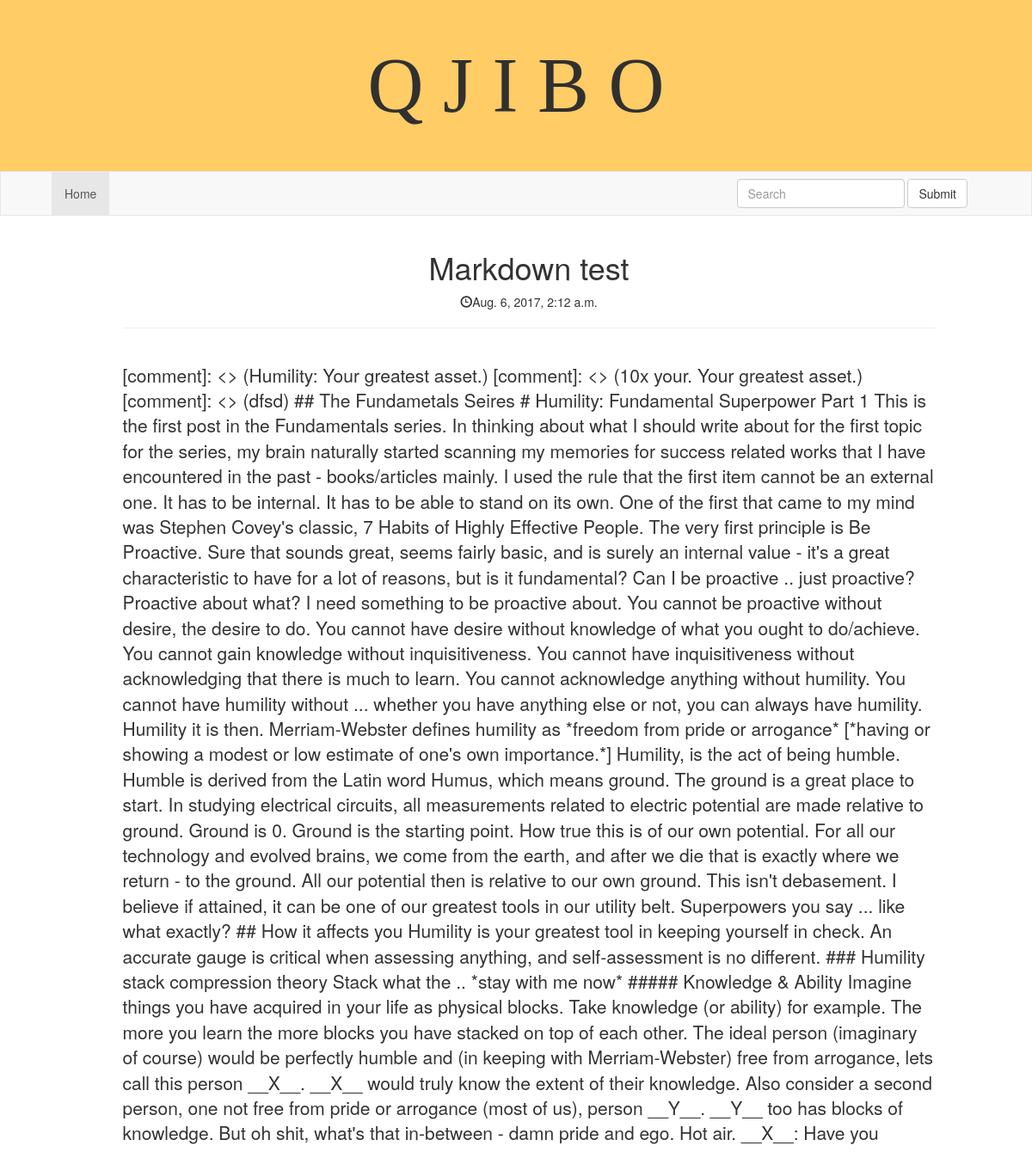
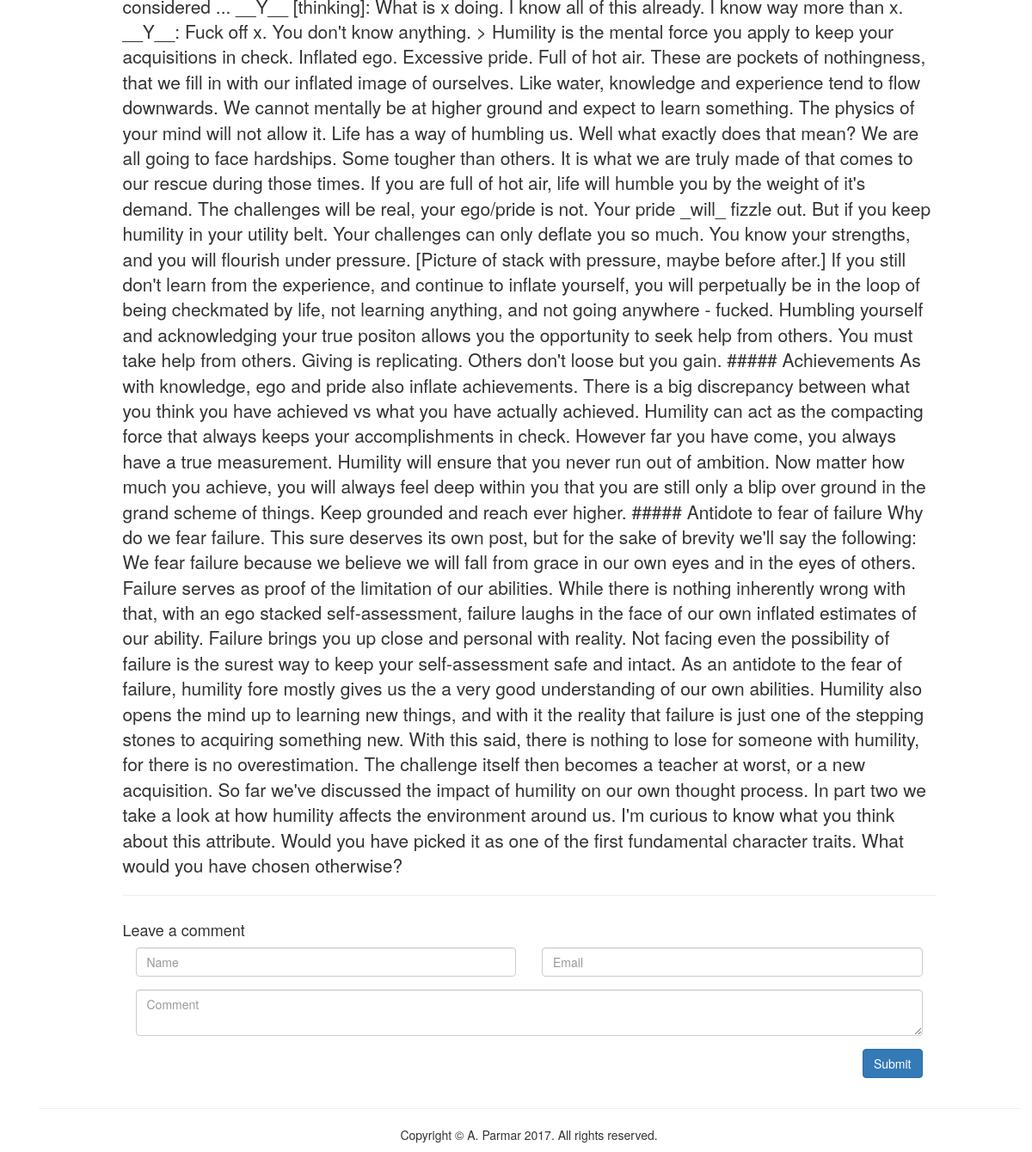
The app's page /post/2/, older data (2 pictures, top to bottom).
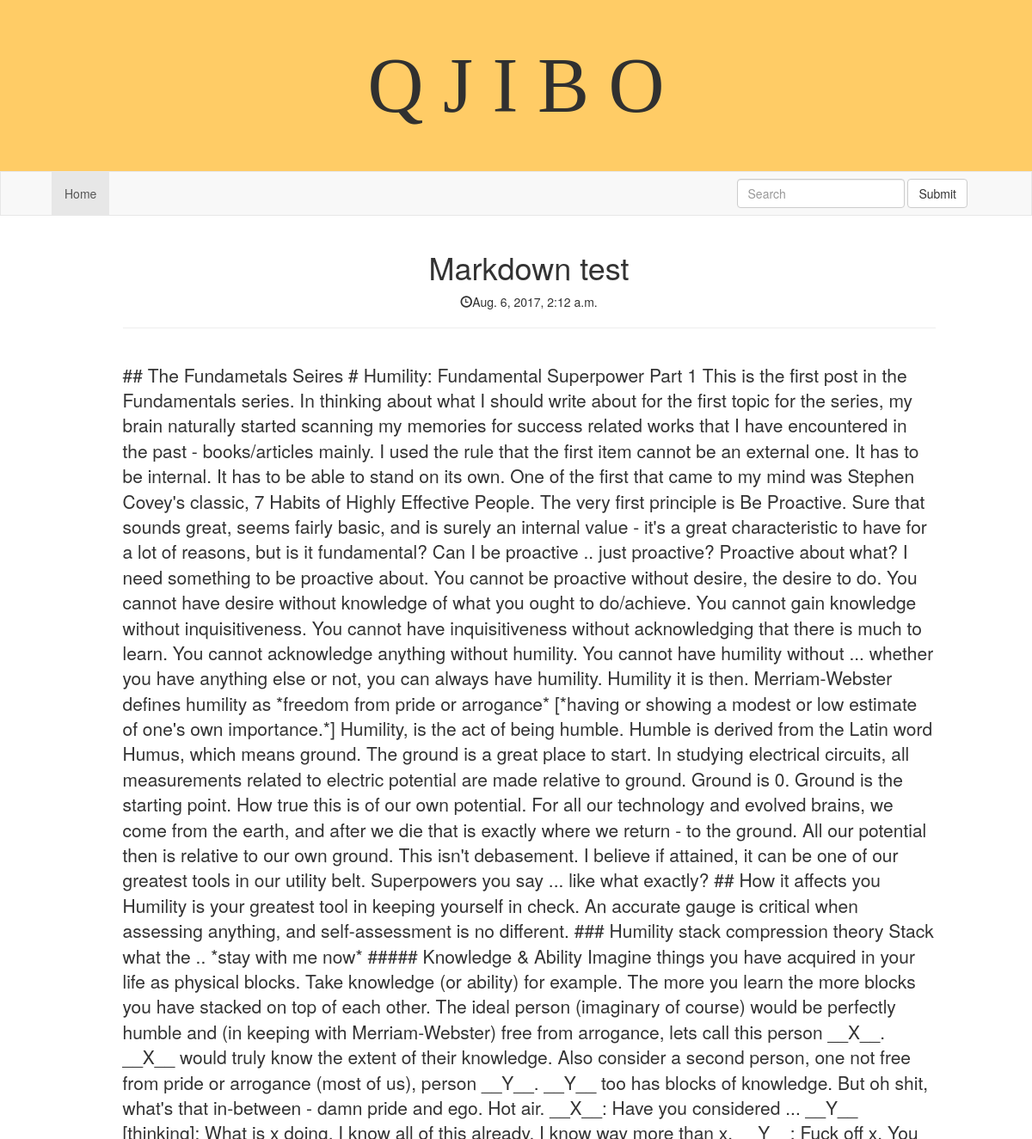
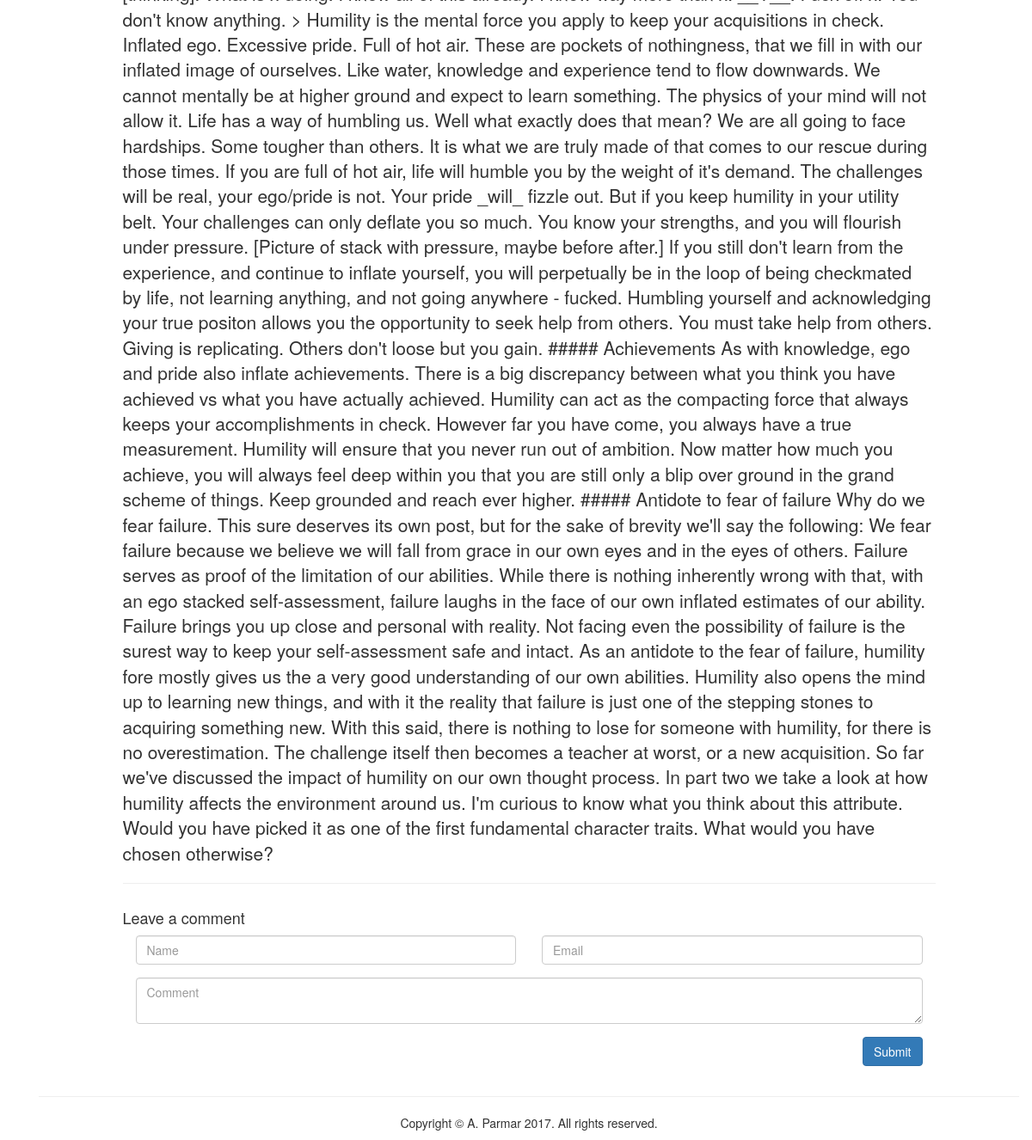
The same page, newer data (2 pictures, top to bottom).
### blogengine/models.py (models this page shows, shortened)
class Post(models.Model):
	title = models.CharField(max_length=200)
	pub_date = models.DateTimeField()
	text = models.TextField()

### blogengine/views.py (the view, shortened to what this page needs)
# urls.py: url(r'^post/(?P<post_id>[0-9]+)/$', views.post_detail, name='post_detail'),
def post_detail(request, post_id):
	post = get_object_or_404(Post, pk=post_id)
	comments = Comment.objects.filter(post = post_id)
	return render(request, 'blogengine/detail_post.html', {'post': post, 'comments':comments})

### blogengine/templates/blogengine/detail_post.html (shortened to what this page needs)
{% extends "blogengine/includes/base.html" %}
{% block content %}
<div id="body" class="container">
	<div class="row">
		<div class="col-md-1"></div>
		<div class="col-md-10">
			<h1 class="text-center" >{{ post.title }}</h1>
			<div class="row text-center">
				<div class="col-sm-6 col-md-12">
					<span class="">
						<span class="glyphicon glyphicon-time"></span>{{ post.pub_date }}
					</span>
				</div>
			</div>
			<hr>
			<br>
			<p class="lead">{{ post.text }}</p>
			<hr>
		</div>
		<div class="col-md-1"></div>
	</div>
	<div class="row">
		<div class="col-md-1"></div>
		<div class="col-md-10">
		    <h4>Leave a comment</h4>
			    <form action="{% url 'blogengine:post_detail' post.id %}" role="form" class="clearfix" method="post">
			        <div class="col-md-6 form-group">
			            <input type="text" class="form-control" id="name" placeholder="Name" name="name" required/>
			        </div>
			        <div class="col-md-6 form-group">
			            <input type="email" class="form-control" id="email" placeholder="Email" name="email" required/>
			        </div>
			        <div class="col-md-12 form-group">
			            <textarea class="form-control" id="comment" placeholder="Comment" name="comment" required/></textarea>
			        </div>
			        <div class="col-md-12 form-group text-right">
			            <button type="submit" class="btn btn-primary">Submit</button>
			        </div>
			    </form>
			</div>
		<div class="col-md-1"></div>
	</div>
</div>
{% endblock %}

Row changes from the older to the newer data that the page shows:
changed Post "Markdown test": text "[comment]: <> (Humility: Your greatest asset.) [comment]: <> (10x your. Your greatest asset.) [comment]: <> (dfsd) ## The Fundametals Seires # Humility: Fundamental Superpower Part 1 This is the first post in the Fundamentals series. In thinking about what I should write about for the first topic for the series, my brain naturally started scanning my memories for success related works that I have encountered in the past - books/articles mainly. I used the rule that the first item cannot be an external one. It has to be internal. It has to be able to stand on its own. One of the first that came to my mind was Stephen Covey's classic, 7 Habits of Highly Effective People. The very first…" → "## The Fundametals Seires # Humility: Fundamental Superpower Part 1 This is the first post in the Fundamentals series. In thinking about what I should write about for the first topic for the series, my brain naturally started scanning my memories for success related works that I have encountered in the past - books/articles mainly. I used the rule that the first item cannot be an external one. It has to be internal. It has to be able to stand on its own. One of the first that came to my mind was Stephen Covey's classic, 7 Habits of Highly Effective People. The very first principle is Be Proactive. Sure that sounds great, seems fairly basic, and is surely an internal value - it's a great…"
